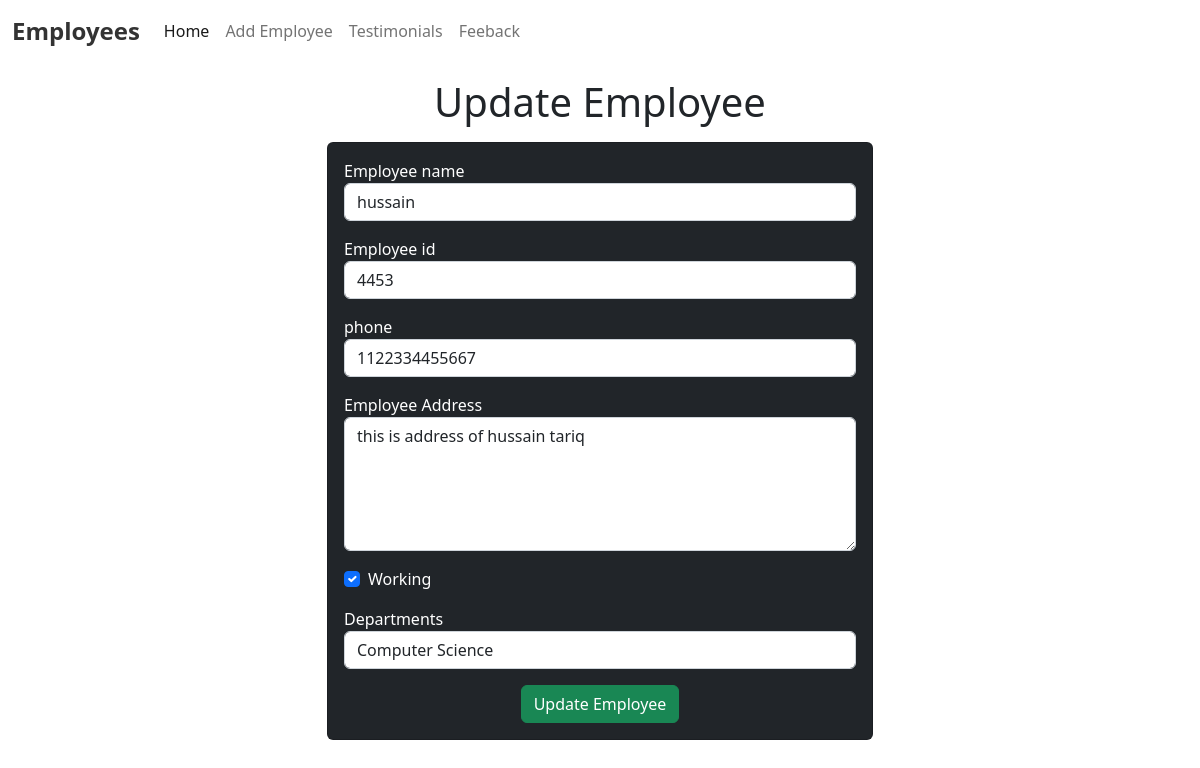
/employee/update-emp/5, run on the app's committed database.
### employee/models.py (models this page shows)
class Emp(models.Model):
    name = models.CharField(max_length=200)
    emp_id = models.CharField(max_length=200)
    phone = models.CharField(max_length=20)
    address = models.CharField(max_length=200)
    is_working = models.BooleanField(default=True)
    department = models.CharField(max_length=20)
    def __str__(self):
        return self.name

### employee/views.py (the view)
# urls.py: path("update-emp/<int:emp_id>",update_emp),
def update_emp(request, emp_id):
    emp = Emp.objects.get(id=emp_id)
    print(emp)
    return render(request, "emp/updateEmp.html",{'emp':emp})

### templates/emp/updateEmp.html (shortened to what this page needs)
<!DOCTYPE html>
<html lang="en">
  <head>
    <link
      href="https://cdn.jsdelivr.net/npm/bootstrap@5.2.0-beta1/dist/css/bootstrap.min.css"
      rel="stylesheet"
    />
  </head>
  <body>
    {% include 'emp/navbar.html' %}
    <h1 class="text-center my-3">Update Employee</h1>
    <div class="container">
      <div class="row">
        <div class="col-md-6 offset-md-3">
          <div class="card bg-dark text-white">
            <div class="card-body">
              <form action="/employee/do-update-emp/{{emp.id}}" method="POST">
                <div class="mb-3">
                  <label for="name">Employee name</label>
                  <input
                    id="name"
                    type="text"
                    class="form-control"
                    placeholder="Enter emp name"
                    name="emp_name"
                    value="{{emp.name}}"
                  />
                </div>
                <div class="mb-3">
                  <label for="id">Employee id</label>
                  <input
                    id="id"
                    type="text"
                    class="form-control"
                    placeholder="Enter emp id"
                    name="emp_id"
                    value="{{emp.emp_id}}"
                  />
                </div>
                <div class="mb-3">
                  <label for="phone">phone</label>
                  <input
                    id="phone"
                    type="text"
                    class="form-control"
                    placeholder="Enter emp phone"
                    name="emp_phone"
                    value="{{emp.phone}}"
                  />
                </div>
                <div class="mb-3">
                  <label for="address">Employee Address</label>
                  <textarea
                    name="emp_address"
                    id="address"
                    rows="5"
                    class="form-control"
                  >
{{emp.address}}</textarea
                  >
                </div>
                <div class="mb-3 form-check">
                  <label for="working">Working</label>
                  <input
                    {%
                    if
                    emp.working
                    %}
                    checked
                    {%
                    endif
                    %}
                    id="working"
                    name="emp_working"
                    type="checkbox"
                    class="form-check-input"
                  />
                </div>
                <div class="mb-3">
                  <label for="department">Departments</label>
                  <select
                    value="{{emp.department}}"
                    name="emp_department"
                    id="department"
                    class="form-control"
                  >
                    <option value="CSE">Computer Science</option>
                  </select>
                </div>
                <div class="container text-center">
                  <button class="btn btn-success">Update Employee</button>
                </div>
              </form>
            </div>
          </div>
        </div>
      </div>
    </div>
  </body>
</html>

### data on the page
Emp: emp_name "hussain", emp_id "4453", emp_phone "1122334455667", emp_address "this is address of hussain tariq", emp_department "Computer Science"
